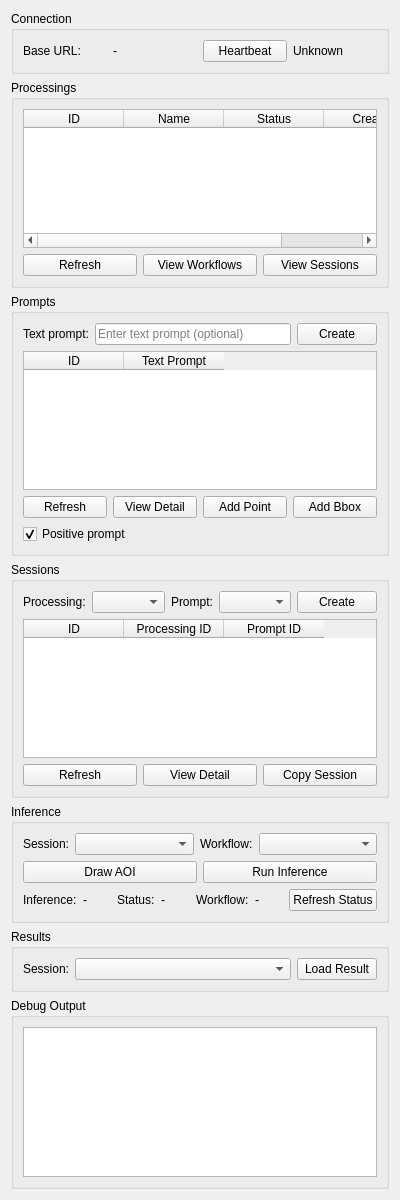
             <widget class="QWidget" name="samScrollContent">
              <property name="geometry">
               <rect>
                <x>0</x>
                <y>0</y>
                <width>400</width>
                <height>1200</height>
               </rect>
              </property>
              <layout class="QVBoxLayout" name="samScrollLayout">
               <!-- Connection -->
               <item>
                <widget class="QGroupBox" name="samConnectionGroup">
                 <property name="title">
                  <string>Connection</string>
                 </property>
                 <layout class="QHBoxLayout" name="samConnectionLayout">
                  <item>
                   <widget class="QLabel" name="samBaseUrlLabel">
                    <property name="text">
                     <string>Base URL:</string>
                    </property>
                   </widget>
                  </item>
                  <item>
                   <widget class="QLabel" name="samBaseUrlValue">
                    <property name="text">
                     <string>-</string>
                    </property>
                   </widget>
                  </item>
                  <item>
                   <widget class="QPushButton" name="samHeartbeatButton">
                    <property name="text">
                     <string>Heartbeat</string>
                    </property>
                   </widget>
                  </item>
                  <item>
                   <widget class="QLabel" name="samConnectionStatus">
                    <property name="text">
                     <string>Unknown</string>
                    </property>
                   </widget>
                  </item>
                 </layout>
                </widget>
               </item>
               <!-- Processings -->
               <item>
                <widget class="QGroupBox" name="samProcessingsGroup">
                 <property name="title">
                  <string>Processings</string>
                 </property>
                 <layout class="QVBoxLayout" name="samProcessingsLayout">
                  <item>
                   <widget class="QTableWidget" name="samProcessingsTable">
                    <property name="columnCount">
                     <number>4</number>
                    </property>
                    <property name="selectionMode">
                     <enum>QAbstractItemView::SingleSelection</enum>
                    </property>
                    <property name="selectionBehavior">
                     <enum>QAbstractItemView::SelectRows</enum>
                    </property>
                    <column>
                     <property name="text">
                      <string>ID</string>
                     </property>
                    </column>
                    <column>
                     <property name="text">
                      <string>Name</string>
                     </property>
                    </column>
                    <column>
                     <property name="text">
                      <string>Status</string>
                     </property>
                    </column>
                    <column>
                     <property name="text">
                      <string>Created</string>
                     </property>
                    </column>
                   </widget>
                  </item>
                  <item>
                   <layout class="QHBoxLayout" name="samProcessingsButtonsLayout">
                    <item>
                     <widget class="QPushButton" name="samRefreshProcessings">
                      <property name="text">
                       <string>Refresh</string>
                      </property>
                     </widget>
                    </item>
                    <item>
                     <widget class="QPushButton" name="samViewWorkflows">
                      <property name="text">
                       <string>View Workflows</string>
                      </property>
                     </widget>
                    </item>
                    <item>
                     <widget class="QPushButton" name="samViewSessions">
                      <property name="text">
                       <string>View Sessions</string>
                      </property>
                     </widget>
                    </item>
                   </layout>
                  </item>
                 </layout>
                </widget>
               </item>
               <!-- Prompts -->
               <item>
                <widget class="QGroupBox" name="samPromptsGroup">
                 <property name="title">
                  <string>Prompts</string>
                 </property>
                 <layout class="QVBoxLayout" name="samPromptsLayout">
                  <item>
                   <layout class="QHBoxLayout" name="samPromptCreateLayout">
                    <item>
                     <widget class="QLabel" name="samPromptLabel">
                      <property name="text">
                       <string>Text prompt:</string>
                      </property>
                     </widget>
                    </item>
                    <item>
                     <widget class="QLineEdit" name="samPromptText">
                      <property name="placeholderText">
                       <string>Enter text prompt (optional)</string>
                      </property>
                     </widget>
                    </item>
                    <item>
                     <widget class="QPushButton" name="samCreatePrompt">
                      <property name="text">
                       <string>Create</string>
                      </property>
                     </widget>
                    </item>
                   </layout>
                  </item>
                  <item>
                   <widget class="QTableWidget" name="samPromptsTable">
                    <property name="columnCount">
                     <number>2</number>
                    </property>
                    <property name="selectionMode">
                     <enum>QAbstractItemView::SingleSelection</enum>
                    </property>
                    <property name="selectionBehavior">
                     <enum>QAbstractItemView::SelectRows</enum>
                    </property>
                    <column>
                     <property name="text">
                      <string>ID</string>
                     </property>
                    </column>
                    <column>
                     <property name="text">
                      <string>Text Prompt</string>
                     </property>
                    </column>
                   </widget>
                  </item>
                  <item>
                   <layout class="QHBoxLayout" name="samPromptsButtonsLayout">
                    <item>
                     <widget class="QPushButton" name="samRefreshPrompts">
                      <property name="text">
                       <string>Refresh</string>
                      </property>
                     </widget>
                    </item>
                    <item>
                     <widget class="QPushButton" name="samViewPromptDetail">
                      <property name="text">
                       <string>View Detail</string>
                      </property>
                     </widget>
                    </item>
                    <item>
                     <widget class="QPushButton" name="samAddPointPrompt">
                      <property name="text">
                       <string>Add Point</string>
                      </property>
                     </widget>
                    </item>
                    <item>
                     <widget class="QPushButton" name="samAddBboxPrompt">
                      <property name="text">
                       <string>Add Bbox</string>
                      </property>
                     </widget>
                    </item>
                   </layout>
                  </item>
                  <item>
                   <layout class="QHBoxLayout" name="samPromptOptionsLayout">
                    <item>
                     <widget class="QCheckBox" name="samPositivePrompt">
                      <property name="text">
                       <string>Positive prompt</string>
                      </property>
                      <property name="checked">
                       <bool>true</bool>
                      </property>
                     </widget>
                    </item>
                   </layout>
                  </item>
                 </layout>
                </widget>
               </item>
               <!-- Sessions -->
               <item>
                <widget class="QGroupBox" name="samSessionsGroup">
                 <property name="title">
                  <string>Sessions</string>
                 </property>
                 <layout class="QVBoxLayout" name="samSessionsLayout">
                  <item>
                   <layout class="QHBoxLayout" name="samSessionCreateLayout">
                    <item>
                     <widget class="QLabel" name="samSessionProcessingLabel">
                      <property name="text">
                       <string>Processing:</string>
                      </property>
                     </widget>
                    </item>
                    <item>
                     <widget class="QComboBox" name="samSessionProcessingCombo">
                      <property name="sizePolicy">
                       <sizepolicy hsizetype="Expanding" vsizetype="Fixed">
                        <horstretch>0</horstretch>
                        <verstretch>0</verstretch>
                       </sizepolicy>
                      </property>
                     </widget>
                    </item>
                    <item>
                     <widget class="QLabel" name="samSessionPromptLabel">
                      <property name="text">
                       <string>Prompt:</string>
                      </property>
                     </widget>
                    </item>
                    <item>
                     <widget class="QComboBox" name="samSessionPromptCombo">
                      <property name="sizePolicy">
                       <sizepolicy hsizetype="Expanding" vsizetype="Fixed">
                        <horstretch>0</horstretch>
                        <verstretch>0</verstretch>
                       </sizepolicy>
                      </property>
                     </widget>
                    </item>
                    <item>
                     <widget class="QPushButton" name="samCreateSession">
                      <property name="text">
                       <string>Create</string>
                      </property>
                     </widget>
                    </item>
                   </layout>
                  </item>
                  <item>
                   <widget class="QTableWidget" name="samSessionsTable">
                    <property name="columnCount">
                     <number>3</number>
                    </property>
                    <property name="selectionMode">
                     <enum>QAbstractItemView::SingleSelection</enum>
                    </property>
                    <property name="selectionBehavior">
                     <enum>QAbstractItemView::SelectRows</enum>
                    </property>
                    <column>
                     <property name="text">
                      <string>ID</string>
                     </property>
                    </column>
                    <column>
                     <property name="text">
                      <string>Processing ID</string>
                     </property>
                    </column>
                    <column>
                     <property name="text">
                      <string>Prompt ID</string>
                     </property>
                    </column>
                   </widget>
                  </item>
                  <item>
                   <layout class="QHBoxLayout" name="samSessionsButtonsLayout">
                    <item>
                     <widget class="QPushButton" name="samRefreshSessions">
                      <property name="text">
                       <string>Refresh</string>
                      </property>
                     </widget>
                    </item>
                    <item>
                     <widget class="QPushButton" name="samViewSessionDetail">
                      <property name="text">
                       <string>View Detail</string>
                      </property>
                     </widget>
                    </item>
                    <item>
                     <widget class="QPushButton" name="samCopySession">
                      <property name="text">
                       <string>Copy Session</string>
                      </property>
                     </widget>
                    </item>
                   </layout>
                  </item>
                 </layout>
                </widget>
               </item>
               <!-- Inference -->
               <item>
                <widget class="QGroupBox" name="samInferenceGroup">
                 <property name="title">
                  <string>Inference</string>
                 </property>
                 <layout class="QVBoxLayout" name="samInferenceLayout">
                  <item>
                   <layout class="QHBoxLayout" name="samInferenceCreateLayout">
                    <item>
                     <widget class="QLabel" name="samInferenceSessionLabel">
                      <property name="text">
                       <string>Session:</string>
                      </property>
                     </widget>
                    </item>
                    <item>
                     <widget class="QComboBox" name="samInferenceSessionCombo">
                      <property name="sizePolicy">
                       <sizepolicy hsizetype="Expanding" vsizetype="Fixed">
                        <horstretch>0</horstretch>
                        <verstretch>0</verstretch>
                       </sizepolicy>
                      </property>
                     </widget>
                    </item>
                    <item>
                     <widget class="QLabel" name="samInferenceWorkflowLabel">
                      <property name="text">
                       <string>Workflow:</string>
                      </property>
                     </widget>
                    </item>
                    <item>
                     <widget class="QComboBox" name="samInferenceWorkflowCombo">
                      <property name="sizePolicy">
                       <sizepolicy hsizetype="Expanding" vsizetype="Fixed">
                        <horstretch>0</horstretch>
                        <verstretch>0</verstretch>
                       </sizepolicy>
                      </property>
                     </widget>
                    </item>
                   </layout>
                  </item>
                  <item>
                   <layout class="QHBoxLayout" name="samInferenceActionsLayout">
                    <item>
                     <widget class="QPushButton" name="samDrawAoi">
                      <property name="text">
                       <string>Draw AOI</string>
                      </property>
                     </widget>
                    </item>
                    <item>
                     <widget class="QPushButton" name="samRunInference">
                      <property name="text">
                       <string>Run Inference</string>
                      </property>
                     </widget>
                    </item>
                   </layout>
                  </item>
                  <item>
                   <layout class="QHBoxLayout" name="samInferenceStatusLayout">
                    <item>
                     <widget class="QLabel" name="samInferenceIdLabel">
                      <property name="text">
                       <string>Inference:</string>
                      </property>
                     </widget>
                    </item>
                    <item>
                     <widget class="QLabel" name="samInferenceIdValue">
                      <property name="text">
                       <string>-</string>
                      </property>
                     </widget>
                    </item>
                    <item>
                     <widget class="QLabel" name="samInferenceStatusLabel">
                      <property name="text">
                       <string>Status:</string>
                      </property>
                     </widget>
                    </item>
                    <item>
                     <widget class="QLabel" name="samInferenceStatusValue">
                      <property name="text">
                       <string>-</string>
                      </property>
                     </widget>
                    </item>
                    <item>
                     <widget class="QLabel" name="samWorkflowStatusLabel">
                      <property name="text">
                       <string>Workflow:</string>
                      </property>
                     </widget>
                    </item>
                    <item>
                     <widget class="QLabel" name="samWorkflowStatusValue">
                      <property name="text">
                       <string>-</string>
                      </property>
                     </widget>
                    </item>
                    <item>
                     <widget class="QPushButton" name="samRefreshInferenceStatus">
                      <property name="text">
                       <string>Refresh Status</string>
                      </property>
                     </widget>
                    </item>
                   </layout>
                  </item>
                 </layout>
                </widget>
               </item>
               <!-- Results -->
               <item>
                <widget class="QGroupBox" name="samResultsGroup">
                 <property name="title">
                  <string>Results</string>
                 </property>
                 <layout class="QHBoxLayout" name="samResultsLayout">
                  <item>
                   <widget class="QLabel" name="samResultSessionLabel">
                    <property name="text">
                     <string>Session:</string>
                    </property>
                   </widget>
                  </item>
                  <item>
                   <widget class="QComboBox" name="samResultSessionCombo">
                    <property name="sizePolicy">
                     <sizepolicy hsizetype="Expanding" vsizetype="Fixed">
                      <horstretch>0</horstretch>
                      <verstretch>0</verstretch>
                     </sizepolicy>
                    </property>
                   </widget>
                  </item>
                  <item>
                   <widget class="QPushButton" name="samLoadResult">
                    <property name="text">
                     <string>Load Result</string>
                    </property>
                   </widget>
                  </item>
                 </layout>
                </widget>
               </item>
               <!-- Debug Output -->
               <item>
                <widget class="QGroupBox" name="samDebugGroup">
                 <property name="title">
                  <string>Debug Output</string>
                 </property>
                 <layout class="QVBoxLayout" name="samDebugLayout">
                  <item>
                   <widget class="QTextEdit" name="samDebugOutput">
                    <property name="readOnly">
                     <bool>true</bool>
                    </property>
                    <property name="font">
                     <font>
                      <family>Courier</family>
                      <pointsize>9</pointsize>
                     </font>
                    </property>
                    <property name="minimumSize">
                     <size>
                      <width>0</width>
                      <height>150</height>
                     </size>
                    </property>
                   </widget>
                  </item>
                 </layout>
                </widget>
               </item>
               <item>
                <spacer name="samVerticalSpacer">
                 <property name="orientation">
                  <enum>Qt::Vertical</enum>
                 </property>
                 <property name="sizeHint" stdset="0">
                  <size>
                   <width>20</width>
                   <height>10</height>
                  </size>
                 </property>
                </spacer>
               </item>
              </layout>
             </widget>
